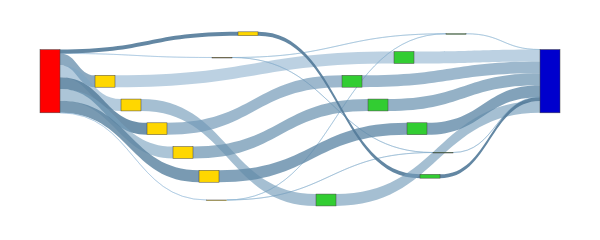

Notebook code cell kept with this figure:
### Code cell
sim_nodes, sim_nodes_dict = get_nodes_for_sankey(G_SIM, rm_tags=['sim'], label_on=False)

# print(node_ref2)

sim_links = get_links_for_sankey(G_SIM, sim_nodes_dict)
fig = go.Figure(go.Sankey(
            node = sim_nodes,
            link = sim_links, orientation='h'))


fig.update_layout(
    autosize=False,
    width=600,
    height=200,
    margin=dict(
        l=40,
        r=40,
        b=40,
        t=10,
        pad=2
    ),
)
fig.show()
fig.write_html(f"{IMAGE_PATH}/sankey-grouped-sim-thumbnail-vol-vfd-.html")

### Figure 1 — Plotly figure (JSON) as saved in the notebook; plotly's stock layout.template omitted (floating-point values rounded to 4 significant figures)
{"data": [{"link": {"color": ["rgba(145.23809523809524, 185.23809523809524, 215.23809523809524, 0.4357142857142857)", "rgba(102.38095238095238, 142.38095238095238, 172.38095238095238, 0.7571428571428571)", "rgba(126.19047619047619, 166.1904761904762, 196.1904761904762, 0.5785714285714286)", "rgba(88.0952380952381, 128.0952380952381, 158.0952380952381, 0.8642857142857143)", "rgba(121.42857142857143, 161.42857142857144, 191.42857142857144, 0.6142857142857143)", "rgba(92.85714285714286, 132.85714285714286, 162.85714285714286, 0.8285714285714285)", "rgba(145.23809523809524, 185.23809523809524, 215.23809523809524, 0.4357142857142857)", "rgba(83.33333333333333, 123.33333333333333, 153.33333333333331, 0.9)", "rgba(140.47619047619048, 180.47619047619048, 210.47619047619048, 0.4714285714285714)", "rgba(135.71428571428572, 175.71428571428572, 205.71428571428572, 0.5071428571428571)", "rgba(140.47619047619048, 180.47619047619048, 210.47619047619048, 0.4714285714285714)", "rgba(135.71428571428572, 175.71428571428572, 205.71428571428572, 0.5071428571428571)", "rgba(130.95238095238096, 170.95238095238096, 200.95238095238096, 0.5428571428571429)", "rgba(116.66666666666666, 156.66666666666666, 186.66666666666666, 0.65)", "rgba(111.9047619047619, 151.9047619047619, 181.9047619047619, 0.6857142857142857)", "rgba(107.14285714285714, 147.14285714285714, 177.14285714285714, 0.7214285714285715)", "rgba(97.61904761904762, 137.61904761904762, 167.61904761904762, 0.7928571428571429)", "rgba(83.33333333333333, 123.33333333333333, 153.33333333333331, 0.9)", "rgba(140.47619047619048, 180.47619047619048, 210.47619047619048, 0.4714285714285714)", "rgba(135.71428571428572, 175.71428571428572, 205.71428571428572, 0.5071428571428571)", "rgba(130.95238095238096, 170.95238095238096, 200.95238095238096, 0.5428571428571429)", "rgba(116.66666666666666, 156.66666666666666, 186.66666666666666, 0.65)", "rgba(111.9047619047619, 151.9047619047619, 181.9047619047619, 0.6857142857142857)", "rgba(107.14285714285714, 147.14285714285714, 177.14285714285714, 0.7214285714285715)", "rgba(97.61904761904762, 137.61904761904762, 167.61904761904762, 0.7928571428571429)", "rgba(83.33333333333333, 123.33333333333333, 153.33333333333331, 0.9)"], "label": ["Access Volume : 0 <br />Access Count : 4 <br />Average Access Size : 0 <br />Operation : write<br />Bandwidth : 0", "Access Volume : 7.42 MB <br />Access Count : 200 <br />Average Access Size : 37.11 KB <br />Operation : write<br />Bandwidth : 2.41 MB/s", "Access Volume : 7.44 MB <br />Access Count : 200 <br />Average Access Size : 37.21 KB <br />Operation : write<br />Bandwidth : 1.87 MB/s", "Access Volume : 7.44 MB <br />Access Count : 200 <br />Average Access Size : 37.2 KB <br />Operation : write<br />Bandwidth : 2.51 MB/s", "Access Volume : 7.44 MB <br />Access Count : 200 <br />Average Access Size : 37.21 KB <br />Operation : write<br />Bandwidth : 1.89 MB/s", "Access Volume : 7.48 MB <br />Access Count : 201 <br />Average Access Size : 37.21 KB <br />Operation : write<br />Bandwidth : 2.48 MB/s", "Access Volume : 0 <br />Access Count : 4 <br />Average Access Size : 0 <br />Operation : write<br />Bandwidth : 0", "Access Volume : 2.4 MB <br />Access Count : 1 <br />Average Access Size : 2.4 MB <br />Operation : write<br />Bandwidth : 1.56 GB/s", "Access Volume : 5.19 KB <br />Access Count : 24 <br />Average Access Size : 216.33 B <br />Operation : write<br />Bandwidth : 292.05 B/s", "Access Volume : 272 B <br />Access Count : 1 <br />Average Access Size : 272 B <br />Operation : write<br />Bandwidth : 176.85 KB/s", "Access Volume : 5.19 KB <br />Access Count : 24 <br />Average Access Size : 216.33 B <br />Operation : write<br />Bandwidth : 292.05 B/s", "Access Volume : 272 B <br />Access Count : 1 <br />Average Access Size : 272 B <br />Operation : write<br />Bandwidth : 176.85 KB/s", "Access Volume : 7.46 MB <br />Access Count : 202 <br />Average Access Size : 36.94 KB <br />Operation : write<br />Bandwidth : 440.16 KB/s", "Access Volume : 7.45 MB <br />Access Count : 200 <br />Average Access Size : 37.24 KB <br />Operation : write<br />Bandwidth : 2.11 MB/s", "Access Volume : 7.45 MB <br />Access Count : 200 <br />Average Access Size : 37.23 KB <br />Operation : write<br />Bandwidth : 2.12 MB/s", "Access Volume : 7.45 MB <br />Access Count : 200 <br />Average Access Size : 37.25 KB <br />Operation : write<br />Bandwidth : 2.13 MB/s", "Access Volume : 7.49 MB <br />Access Count : 201 <br />Average Access Size : 37.25 KB <br />Operation : write<br />Bandwidth : 2.42 MB/s", "Access Volume : 2.4 MB <br />Access Count : 1 <br />Average Access Size : 2.4 MB <br />Operation : write<br />Bandwidth : 1.56 GB/s", "Access Volume : 5.19 KB <br />Access Count : 24 <br />Average Access Size : 216.33 B <br />Operation : write<br />Bandwidth : 292.05 B/s", "Access Volume : 272 B <br />Access Count : 1 <br />Average Access Size : 272 B <br />Operation : write<br />Bandwidth : 176.85 KB/s", "Access Volume : 7.46 MB <br />Access Count : 202 <br />Average Access Size : 36.94 KB <br />Operation : write<br />Bandwidth : 440.16 KB/s", "Access Volume : 7.45 MB <br />Access Count : 200 <br />Average Access Size : 37.24 KB <br />Operation : write<br />Bandwidth : 2.11 MB/s", "Access Volume : 7.45 MB <br />Access Count : 200 <br />Average Access Size : 37.23 KB <br />Operation : write<br />Bandwidth : 2.12 MB/s", "Access Volume : 7.45 MB <br />Access Count : 200 <br />Average Access Size : 37.25 KB <br />Operation : write<br />Bandwidth : 2.13 MB/s", "Access Volume : 7.49 MB <br />Access Count : 201 <br />Average Access Size : 37.25 KB <br />Operation : write<br />Bandwidth : 2.42 MB/s", "Access Volume : 2.4 MB <br />Access Count : 1 <br />Average Access Size : 2.4 MB <br />Operation : write<br />Bandwidth : 1.56 GB/s"], "source": [0, 0, 0, 0, 0, 0, 0, 0, 1, 1, 2, 2, 3, 4, 5, 6, 7, 8, 9, 10, 11, 12, 13, 14, 15, 16], "target": [1, 3, 4, 5, 6, 7, 2, 8, 9, 10, 9, 10, 11, 12, 13, 14, 15, 16, 17, 17, 17, 17, 17, 17, 17, 17], "value": [1, 7422108, 7441148, 7440164, 7442936, 7479508, 1, 2400000, 5192, 272, 5192, 272, 7460880, 7447968, 7446976, 7449760, 7486392, 2400000, 5192, 272, 7460880, 7447968, 7446976, 7449760, 7486392, 2400000]}, "node": {"color": ["Red", "Gold", "Gold", "Gold", "Gold", "Gold", "Gold", "Gold", "Gold", "LimeGreen", "LimeGreen", "LimeGreen", "LimeGreen", "LimeGreen", "LimeGreen", "LimeGreen", "LimeGreen", "MediumBlue"], "label": [], "x": [0, 0.35, 0.425, 0.125, 0.175, 0.225, 0.275, 0.325, 0.4, 0.8, 0.775, 0.7, 0.55, 0.6, 0.65, 0.725, 0.75, 1], "y": [0, 0.25, 0, 0.375, 0.5, 0.625, 0.75, 0.875, 0.125, 0.125, 0.75, 0.25, 1, 0.375, 0.5, 0.625, 0.875, 0]}, "orientation": "h", "type": "sankey"}], "layout": {"autosize": false, "height": 200, "margin": {"b": 40, "l": 40, "pad": 2, "r": 40, "t": 10}, "width": 600}}
